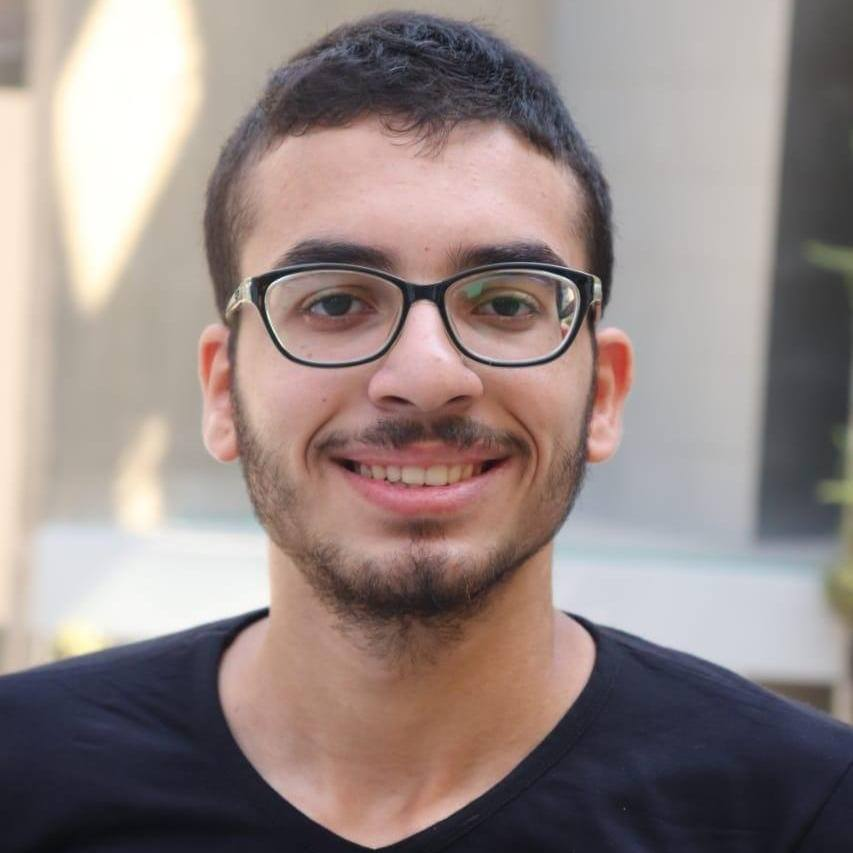
#> input picture SDRAM_to_VGA/Python_Codes/me.jpg, 853 x 853 px
$ python convert.py
#> lines starting #> are read from the running program, lines starting #| are printed output that depends on the picture
from PIL import Image
import struct

def convert_image_to_bin(input_image_path, output_bin_path, width=640, height=480):
    # Open image and resize to 640x480
#> called with input_image_path = 'me.jpg', output_bin_path = 'me_conv.bin', width = 640, height = 480
    img = Image.open(input_image_path).convert('RGB')
#> img is the input picture: PIL image 853x853 RGB; mean R, G, B 149.1, 135.2, 132.6
    img = img.resize((width, height))
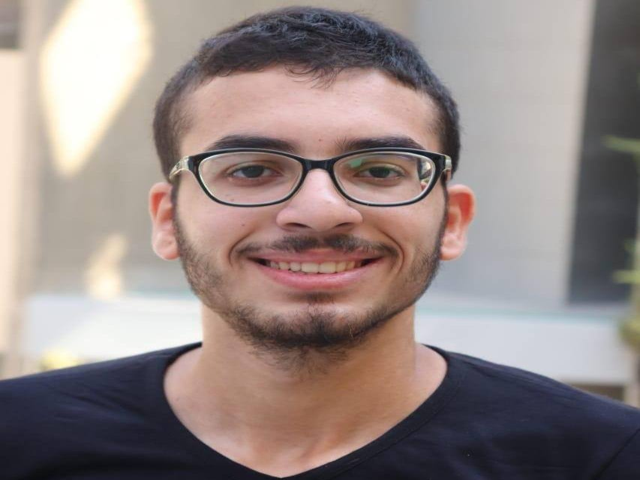
#> img: PIL image 640x480 RGB; mean R, G, B 149.1, 135.2, 132.6
    pixels = list(img.getdata())
#> pixels = 307200 items

    with open(output_bin_path, 'wb') as f:
        for r, g, b in pixels:
            # Convert 8-bit to 4-bit by dividing by 17 (approx.)
            r4 = r >> 4  # or r // 17
            g4 = g >> 4
            b4 = b >> 4

            # Format: 0000 RRRR GGGG BBBB
            pixel16 = (r4 << 8) | (g4 << 4) | b4

            # Write as Little-endian (LSB first)
            f.write(struct.pack('<H', pixel16))
#> this loop made 307200 passes
#> (r, g, b, r4, g4, b4, pixel16) on passes 1 to 3: (171, 149, 138, 10, 9, 8, 2712), (171, 149, 138, 10, 9, 8, 2712), (170, 148, 137, 10, 9, 8, 2712)

    print(f"Binary file saved as {output_bin_path}")

# Example usage
convert_image_to_bin('me.jpg', 'me_conv.bin')
